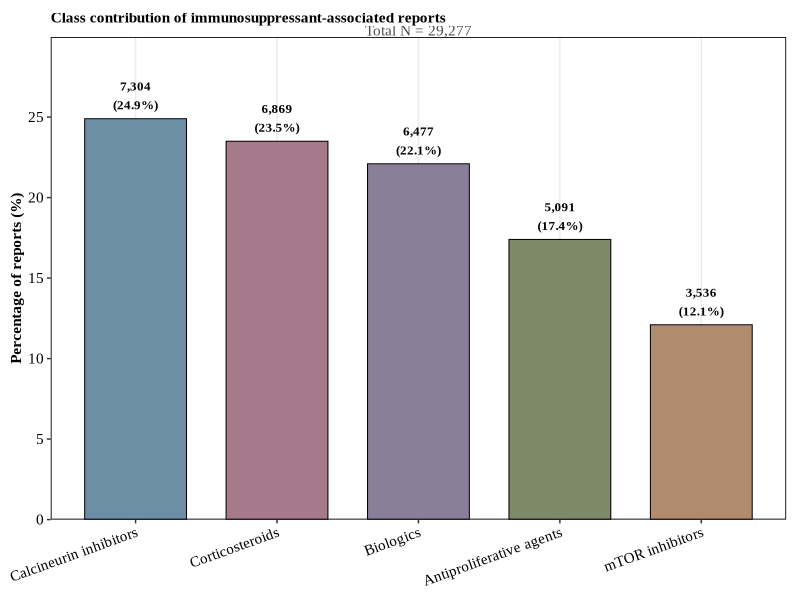
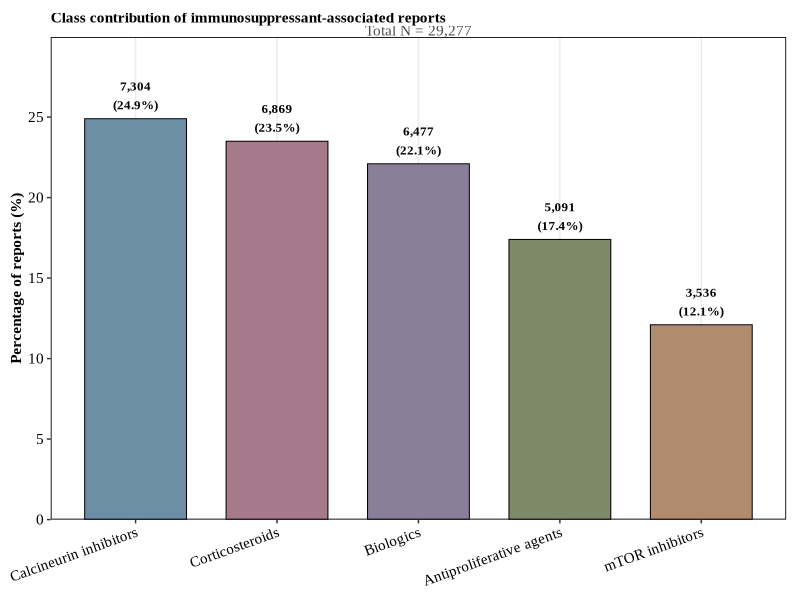
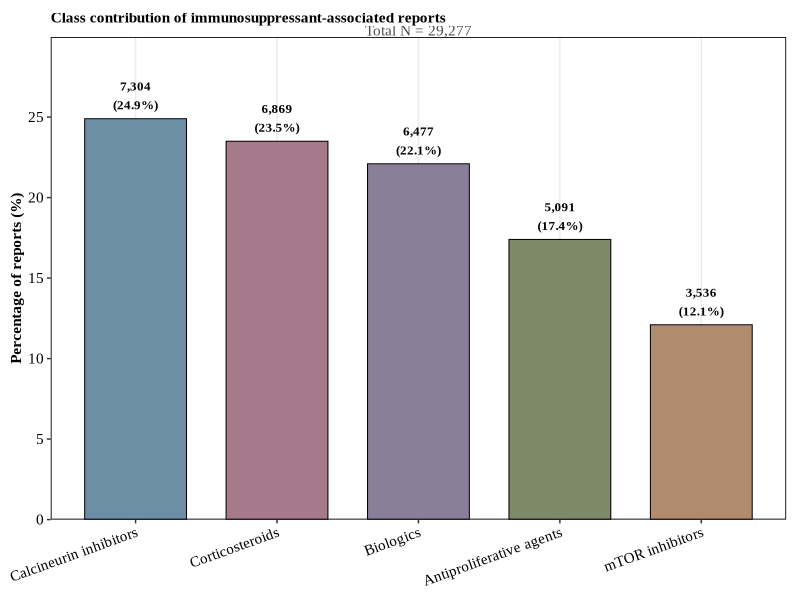

Write R code to recreate these figures, in order.
suppressPackageStartupMessages({
  library(tidyverse)
})

## -------------------- 1) 固定配色（与全文一致） --------------------
drug_colors <- c(
  "Calcineurin inhibitors"   = "#6D8FA6",
  "mTOR inhibitors"          = "#B08B6E",
  "Antiproliferative agents" = "#7C8A6A",
  "Corticosteroids"          = "#A77A8B",
  "Biologics"                = "#8A7F9B"
)

## -------------------- 2) 手动录入本句数据 --------------------
df <- tibble::tribble(
  ~drug_class,                 ~n,    ~pct,
  "Calcineurin inhibitors",     7304,  24.9,
  "Corticosteroids",            6869,  23.5,
  "Biologics",                  6477,  22.1,
  "Antiproliferative agents",   5091,  17.4,
  "mTOR inhibitors",            3536,  12.1
)

N_total <- 29277

## 排序（从高到低）
df <- df %>%
  arrange(desc(pct)) %>%
  mutate(
    drug_class = factor(drug_class, levels = drug_class),
    label = sprintf("%s\n(%.1f%%)", scales::comma(n), pct)
  )

## -------------------- 3) 主题（白底 + 黑框，风格与前文一致） --------------------
theme_pub_box <- function(base_size = 11, base_family = "Times New Roman") {
  theme_bw(base_size = base_size, base_family = base_family) %+replace%
    theme(
      panel.border = element_rect(color = "black", fill = NA, linewidth = 0.6),
      panel.grid.minor = element_blank(),
      panel.grid.major.y = element_blank(),
      axis.title = element_text(face = "bold"),
      axis.text = element_text(color = "black"),
      plot.title = element_text(face = "bold", hjust = 0),
      plot.subtitle = element_text(color = "grey30"),
      plot.margin = margin(8, 10, 8, 8)
    )
}

## -------------------- 4) 绘图 --------------------
p <- ggplot(df, aes(x = drug_class, y = pct, fill = drug_class)) +
  geom_col(width = 0.72, color = "black", linewidth = 0.35) +
  geom_text(
    aes(label = label),
    vjust = -0.35,
    size = 3.3,
    family = "Times New Roman",
    fontface = "bold"
  ) +
  scale_fill_manual(values = drug_colors, guide = "none") +
  scale_y_continuous(
    limits = c(0, max(df$pct) * 1.18),
    breaks = seq(0, 30, 5),
    expand = expansion(mult = c(0, 0.02))
  ) +
  labs(
    title = "Class contribution of immunosuppressant-associated reports",
    subtitle = sprintf("Total N = %s", scales::comma(N_total)),
    x = NULL,
    y = "Percentage of reports (%)"
  ) +
  theme_pub_box(base_size = 11) +
  theme(axis.text.x = element_text(angle = 20, hjust = 1))

print(p)

## -------------------- 5) 导出 --------------------
out_dir <- "D:/Projects/immunosuppressants_DILI/10_figures/Figure2"
dir.create(out_dir, recursive = TRUE, showWarnings = FALSE)

ggsave(file.path(out_dir, "Figure2A_FAERS_ClassContribution_bar.png"),
       p, width = 170, height = 110, units = "mm", dpi = 300, bg = "white")
# 1. 在绘图对象中去掉背景
p_clean <- p + theme(
  panel.background = element_blank(),     # 面板背景透明
  plot.background = element_blank(),      # 整张图背景透明
  legend.background = element_blank(),    # 图例背景透明
  rect = element_blank()                  # 所有矩形框透明
)

# 2. 重新导出 EPS
postscript(
  file = file.path(out_dir, "Figure2A_FAERS_Clean.eps"),
  width = 170/25.4, 
  height = 110/25.4,
  horizontal = FALSE, 
  onefile = FALSE, 
  paper = "special",
  family = "Helvetica",
  bg = "transparent" # 关键：设置设备背景为透明
)
print(p_clean)
dev.off()
